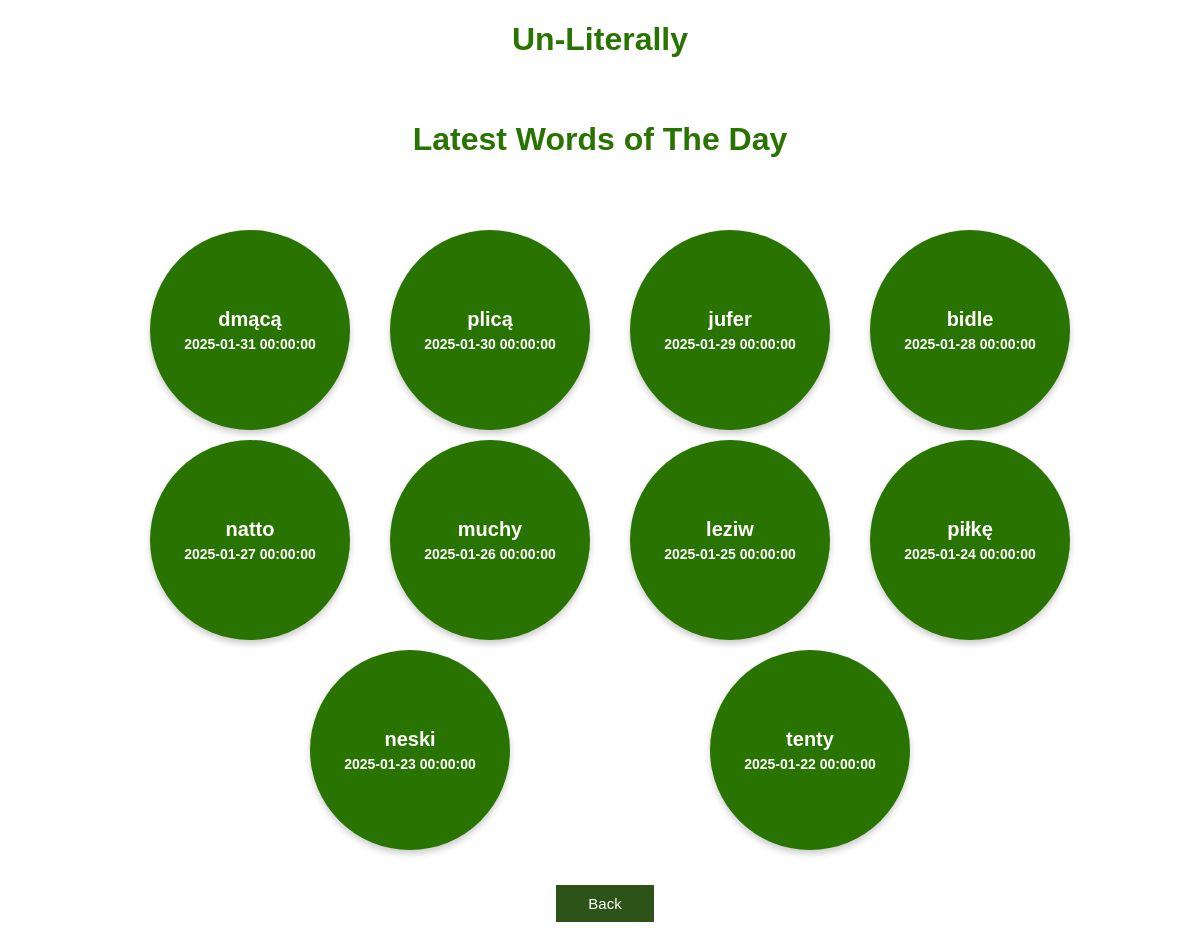
The app's page /top_10_latest_words_of_the_day (signed in) with its own data.
### app.py (models this page shows, shortened)
class Word(db.Model):
    id = db.Column(db.Integer, primary_key=True)
    content = db.Column(db.String(5), nullable=False, unique=True) # the word to be exact
    searched = db.Column(db.Integer, nullable=False)
    definition = db.Column(db.String(50000), nullable=True)
    last_search = db.Column(db.DateTime, nullable=True)
    last_as_word_of_the_day = db.Column(db.DateTime, nullable=True)
    last_as_word_of_literally = db.Column(db.DateTime, nullable=True)
    source = db.Column(db.String(500), nullable=False)
    added_by = db.Column(db.String(500), nullable=False)

### app.py (the view)
@app.route('/top_10_latest_words_of_the_day')
@login_required
def top_10_latest_words_of_the_day():
    if current_user.role_id != 3:
        try:
            call_for_word_of_the_day()
            column = request.args.get('column', 'LWD')
            title = request.args.get('title', 'Latest Words of The Day')
            result = get_latest(column=column)
            sorted_words = sorted(result, key=lambda x: x['last_as_word_of_the_day'], reverse=True)
            return render_template('bubbles.html', words=sorted_words, title=title, previous_page='bubble', column=column)
        except Exception as e:
            title = 'There was an issue dispaying plot'
            log_events(flag='ER?', title=title, description=e)
            return render_template('error_page.html', message=title)
    else:
        title = 'permission to see analysis module'
        log_events(flag='ER!', title=f'No {title}', description=None)
        return render_template('error_page.html', message=f'You dont have {title}')

### app.py (called while the page is built, shortened)
@login_manager.user_loader
def load_user(user_id):
    return User.query.get(user_id)

def call_for_word_of_the_day():
    word_today = Word.query.filter(func.date(Word.last_as_word_of_the_day) == datetime.now(POLAND_TZ).date()).all()
    if word_today:
        return None

### templates/bubbles.html (shortened to what this page needs)
{% extends 'base.html' %}
{% block body %}
<div class="menu_header">
    <h1 style="text-align: center; color: #297400; font-family: Arial; font-weight: bold;">Un-Literally</h1>
</div>
<div class="container_column">
    <h1 style="text-align: center; color: #297400;">{{ title }}</h1>
    <div class="circle-container">
        {% for word in words %}
        <div class="circle-wrapper">
            <a href="/show/word_{{ word['id'] }}/{{ previous_page }}"></a>
            <div class="circle">
                <div class="content">{{ word['content'] }}</div>
                {% if column == 'LS' %}
                    <div class="date">{{ word['last_search'].strftime("%Y-%m-%d %H:%M:%S") }}</div>
                {% elif column == 'LWL' %}
                    <div class="date">{{ word['last_as_word_of_literally'].strftime("%Y-%m-%d %H:%M:%S") }}</div>
                {% elif column == 'LWD' %}
                    <div class="date">{{ word['last_as_word_of_the_day'].strftime("%Y-%m-%d %H:%M:%S") }}</div>
                {% endif %}
            </div>
        </div>
        {% endfor %}
    </div>
</div>
<div class="container_column">
    <button class="back_button" onclick="window.location='/analysis_bubbles_menu'" style="margin-left: 10px; margin-top: 25px;">Back</button>
</div>
{% endblock %}

### static/css/main.css (style rules this page uses)
body, html { margin: 0; font-family: sans-serif; background-color: #FFFFFF; }
.container_column { max-width: 800px; margin: auto; padding: 20px; display: flex; flex-wrap: wrap; justify-content: center; }
.back_button { background-color: #2d5319; border: none; color: white; padding: 10px 32px; text-align: center; text-decoration: none; display: inline-block; font-size: 15px; margin: 7px 0px 0px 0px; cursor: pointer; }
.container_column { display: flex; flex-direction: column; align-items: center; padding: 20px; margin: auto; max-width: 1000px; width: 90%; box-sizing: border-box; }
button { padding: 10px 20px; font-size: 16px; border: none; cursor: pointer; transition: background-color 0.3s; }
button, input[type="submit"] { padding: 15px 40px; font-size: 18px; border: none; cursor: pointer; transition: background-color 0.3s; }

### templates/bubbles.html (style rules this page uses)
.circle-container { display: flex; flex-wrap: wrap; justify-content: space-evenly; gap: 30px; margin-top: 20px; margin-bottom: 20px; }
.circle-wrapper { position: relative; width: 180px; height: 180px; }
.circle { width: 100%; height: 100%; border-radius: 50%; background-color: #297400; color: white; display: flex; flex-direction: column; justify-content: center; align-items: center; font-size: 16px; font-weight: bold; text-align: center; padding: 10px; box-shadow: 0px 4px 6px rgba(0, 0, 0, 0.2); transition: transform 0.3s ease-in-out; cursor: pointer; position: relative; z-index: 1; }
.circle-wrapper a { position: absolute; top: 0; left: 0; right: 0; bottom: 0; display: block; z-index: 2; }
.circle:nth-child(even) { margin-top: 30px; }
.circle .content { font-size: 20px; font-weight: bold; margin-bottom: 5px; }
.circle .date { font-size: 14px; }
a { text-decoration: none; }

### records on screen
Word: content "dmącą", last_as_word_of_the_day "2025-01-31 00:00:00"
Word: content "bidle", last_as_word_of_the_day "2025-01-28 00:00:00"

### other values on screen
{{ title }} "Latest Words of The Day"
{{ word['content'] }} "plicą" "jufer" "natto" "muchy" "leziw" "piłkę" "neski" "tenty"
{{ word['last_as_word_of_the_day'].strftime("%Y-%m-%d %H:%M:%S") }} "2025-01-30 00:00:00" "2025-01-29 00:00:00" "2025-01-27 00:00:00" "2025-01-26 00:00:00" "2025-01-25 00:00:00" "2025-01-24 00:00:00" "2025-01-23 00:00:00" "2025-01-22 00:00:00"
